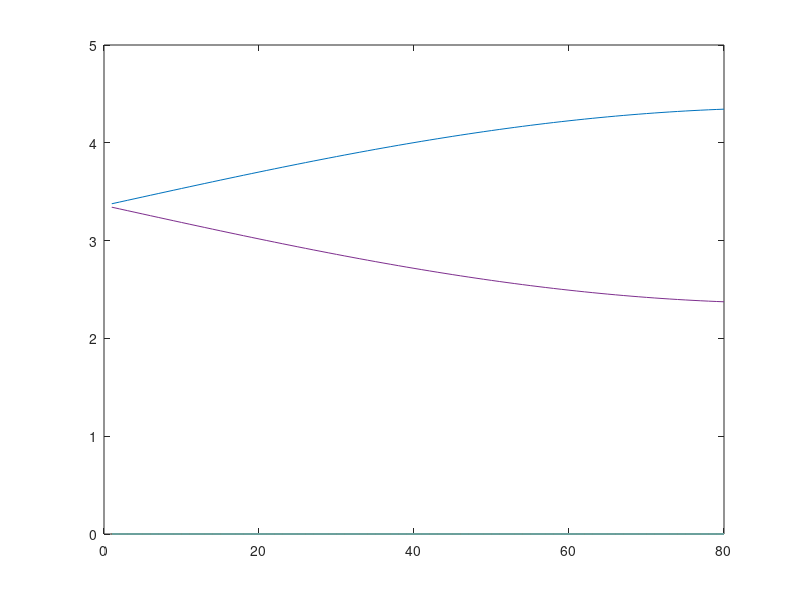

The MATLAB source for this figure:
function stuff = ride()
    rideSpeedRad = 1.47; %rad/s
    gravity = 9.81; %m/s^2
    rideRadius = 15.25; %m
    personMass = 80.7; %kg, americans are fat
    angle = 0;
    
    rideSpeed = rideSpeedRad * rideRadius;
    
    bottoms = zeros(80);
    tops = zeros(80);
    
    gForce = rideSpeed^2 / rideRadius;
    
    for n = 1:80
        bottoms(n) = gForce + (gravity * sin(n*pi/180));
        tops(n) = gForce - (gravity * sin(n*pi/180));
    end
    
    plot(bottoms./gravity);
    hold on;
    plot(tops./gravity);
end
